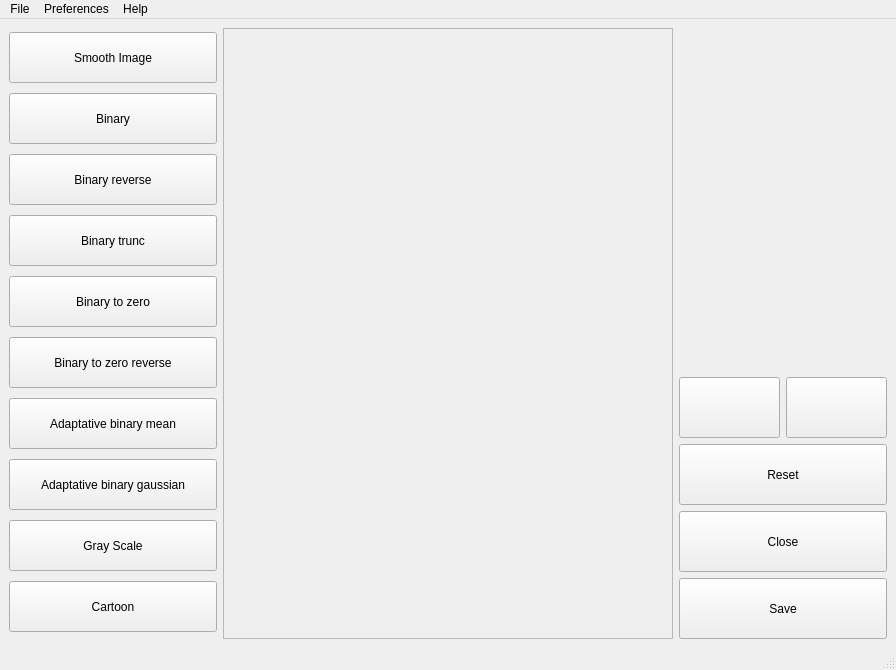
<?xml version="1.0" encoding="UTF-8"?>
<ui version="4.0">
 <class>Main</class>
 <widget class="QMainWindow" name="Main">
  <property name="geometry">
   <rect>
    <x>0</x>
    <y>0</y>
    <width>896</width>
    <height>670</height>
   </rect>
  </property>
  <property name="windowTitle">
   <string>Main</string>
  </property>
  <widget class="QWidget" name="centralwidget">
   <layout class="QHBoxLayout" name="horizontalLayout_3">
    <item>
     <layout class="QHBoxLayout" name="horizontalLayout">
      <item>
       <layout class="QVBoxLayout" name="verticalLayout_2">
        <item>
         <widget class="QPushButton" name="pushButton_5">
          <property name="minimumSize">
           <size>
            <width>0</width>
            <height>51</height>
           </size>
          </property>
          <property name="text">
           <string>Smooth Image</string>
          </property>
         </widget>
        </item>
        <item>
         <widget class="QPushButton" name="pushButton_9">
          <property name="minimumSize">
           <size>
            <width>0</width>
            <height>51</height>
           </size>
          </property>
          <property name="text">
           <string>Binary</string>
          </property>
         </widget>
        </item>
        <item>
         <widget class="QPushButton" name="pushButton_11">
          <property name="minimumSize">
           <size>
            <width>0</width>
            <height>51</height>
           </size>
          </property>
          <property name="text">
           <string>Binary reverse</string>
          </property>
         </widget>
        </item>
        <item>
         <widget class="QPushButton" name="pushButton_12">
          <property name="minimumSize">
           <size>
            <width>0</width>
            <height>51</height>
           </size>
          </property>
          <property name="text">
           <string>Binary trunc</string>
          </property>
         </widget>
        </item>
        <item>
         <widget class="QPushButton" name="pushButton_10">
          <property name="minimumSize">
           <size>
            <width>0</width>
            <height>51</height>
           </size>
          </property>
          <property name="text">
           <string>Binary to zero</string>
          </property>
         </widget>
        </item>
        <item>
         <widget class="QPushButton" name="pushButton_8">
          <property name="minimumSize">
           <size>
            <width>0</width>
            <height>51</height>
           </size>
          </property>
          <property name="text">
           <string>Binary to zero reverse</string>
          </property>
         </widget>
        </item>
        <item>
         <widget class="QPushButton" name="pushButton_7">
          <property name="minimumSize">
           <size>
            <width>0</width>
            <height>51</height>
           </size>
          </property>
          <property name="text">
           <string>Adaptative binary mean</string>
          </property>
         </widget>
        </item>
        <item>
         <widget class="QPushButton" name="pushButton_6">
          <property name="minimumSize">
           <size>
            <width>0</width>
            <height>51</height>
           </size>
          </property>
          <property name="text">
           <string>Adaptative binary gaussian</string>
          </property>
         </widget>
        </item>
        <item>
         <widget class="QPushButton" name="pushButton_4">
          <property name="minimumSize">
           <size>
            <width>0</width>
            <height>51</height>
           </size>
          </property>
          <property name="text">
           <string>Gray Scale</string>
          </property>
         </widget>
        </item>
        <item>
         <widget class="QPushButton" name="pushButton">
          <property name="minimumSize">
           <size>
            <width>0</width>
            <height>51</height>
           </size>
          </property>
          <property name="text">
           <string>Cartoon</string>
          </property>
         </widget>
        </item>
       </layout>
      </item>
      <item>
       <widget class="QFrame" name="frame">
        <property name="minimumSize">
         <size>
          <width>450</width>
          <height>0</height>
         </size>
        </property>
        <property name="frameShape">
         <enum>QFrame::StyledPanel</enum>
        </property>
        <property name="frameShadow">
         <enum>QFrame::Raised</enum>
        </property>
       </widget>
      </item>
      <item>
       <layout class="QVBoxLayout" name="verticalLayout_3">
        <item>
         <spacer name="verticalSpacer">
          <property name="orientation">
           <enum>Qt::Vertical</enum>
          </property>
          <property name="sizeHint" stdset="0">
           <size>
            <width>20</width>
            <height>40</height>
           </size>
          </property>
         </spacer>
        </item>
        <item>
         <layout class="QHBoxLayout" name="horizontalLayout_2">
          <property name="sizeConstraint">
           <enum>QLayout::SetMinimumSize</enum>
          </property>
          <item>
           <widget class="QPushButton" name="rotateanti">
            <property name="minimumSize">
             <size>
              <width>0</width>
              <height>61</height>
             </size>
            </property>
            <property name="text">
             <string/>
            </property>
            <property name="icon">
             <iconset>
              <normaloff>icons/039rotate_99984.png</normaloff>icons/039rotate_99984.png</iconset>
            </property>
           </widget>
          </item>
          <item>
           <widget class="QPushButton" name="rotatehorario">
            <property name="minimumSize">
             <size>
              <width>0</width>
              <height>61</height>
             </size>
            </property>
            <property name="text">
             <string/>
            </property>
            <property name="icon">
             <iconset>
              <normaloff>icons/038rotate1_99878.png</normaloff>icons/038rotate1_99878.png</iconset>
            </property>
           </widget>
          </item>
         </layout>
        </item>
        <item>
         <widget class="QPushButton" name="reset_button">
          <property name="minimumSize">
           <size>
            <width>0</width>
            <height>61</height>
           </size>
          </property>
          <property name="text">
           <string>Reset</string>
          </property>
         </widget>
        </item>
        <item>
         <widget class="QPushButton" name="close_image">
          <property name="minimumSize">
           <size>
            <width>0</width>
            <height>61</height>
           </size>
          </property>
          <property name="text">
           <string>Close</string>
          </property>
         </widget>
        </item>
        <item>
         <widget class="QPushButton" name="savebutton">
          <property name="minimumSize">
           <size>
            <width>0</width>
            <height>61</height>
           </size>
          </property>
          <property name="text">
           <string>Save</string>
          </property>
         </widget>
        </item>
       </layout>
      </item>
     </layout>
    </item>
   </layout>
  </widget>
  <widget class="QMenuBar" name="menubar">
   <property name="geometry">
    <rect>
     <x>0</x>
     <y>0</y>
     <width>896</width>
     <height>22</height>
    </rect>
   </property>
   <widget class="QMenu" name="menuFile">
    <property name="title">
     <string>File</string>
    </property>
    <addaction name="actionOpen"/>
    <addaction name="separator"/>
    <addaction name="actionSave"/>
    <addaction name="actionSave_as"/>
    <addaction name="actionSave_copy"/>
    <addaction name="separator"/>
    <addaction name="actionPrint"/>
    <addaction name="separator"/>
    <addaction name="actionReset_Image"/>
    <addaction name="actionClose_Image"/>
    <addaction name="actionExit"/>
   </widget>
   <widget class="QMenu" name="menuPreferences">
    <property name="title">
     <string>Preferences</string>
    </property>
    <addaction name="actionLanguage"/>
    <addaction name="actionEditor"/>
   </widget>
   <widget class="QMenu" name="menuHelp">
    <property name="title">
     <string>Help</string>
    </property>
    <addaction name="actionHelp"/>
    <addaction name="actionDocumentation"/>
    <addaction name="actionOn"/>
    <addaction name="actionContributer"/>
   </widget>
   <addaction name="menuFile"/>
   <addaction name="menuPreferences"/>
   <addaction name="menuHelp"/>
  </widget>
  <widget class="QStatusBar" name="statusbar"/>
  <action name="actionExit">
   <property name="icon">
    <iconset>
     <normaloff>icons/close_111152.png</normaloff>icons/close_111152.png</iconset>
   </property>
   <property name="text">
    <string>Exit</string>
   </property>
   <property name="shortcut">
    <string>Ctrl+Q</string>
   </property>
  </action>
  <action name="actionOpen">
   <property name="icon">
    <iconset>
     <normaloff>icons/openfolderwithfile_122800.png</normaloff>icons/openfolderwithfile_122800.png</iconset>
   </property>
   <property name="text">
    <string>Open</string>
   </property>
   <property name="shortcut">
    <string>Ctrl+O</string>
   </property>
  </action>
  <action name="actionSave">
   <property name="icon">
    <iconset>
     <normaloff>icons/savetheapplication_guardar_2958.png</normaloff>icons/savetheapplication_guardar_2958.png</iconset>
   </property>
   <property name="text">
    <string>Save</string>
   </property>
   <property name="shortcut">
    <string>Ctrl+S</string>
   </property>
  </action>
  <action name="actionSave_as">
   <property name="icon">
    <iconset>
     <normaloff>icons/save_3621.png</normaloff>icons/save_3621.png</iconset>
   </property>
   <property name="text">
    <string>Save as</string>
   </property>
   <property name="shortcut">
    <string>Ctrl+Shift+S</string>
   </property>
  </action>
  <action name="actionClose_Image">
   <property name="icon">
    <iconset>
     <normaloff>icons/close_111152.png</normaloff>icons/close_111152.png</iconset>
   </property>
   <property name="text">
    <string>Close Image</string>
   </property>
   <property name="shortcut">
    <string>Ctrl+W</string>
   </property>
  </action>
  <action name="actionReset_Image">
   <property name="icon">
    <iconset>
     <normaloff>icons/reset_undo_arrow_icon_149006.png</normaloff>icons/reset_undo_arrow_icon_149006.png</iconset>
   </property>
   <property name="text">
    <string>Reset Image</string>
   </property>
  </action>
  <action name="actionSave_copy">
   <property name="icon">
    <iconset>
     <normaloff>icons/copy_icon-icons.com_64492.png</normaloff>icons/copy_icon-icons.com_64492.png</iconset>
   </property>
   <property name="text">
    <string>Save copy</string>
   </property>
  </action>
  <action name="actionLanguage">
   <property name="icon">
    <iconset>
     <normaloff>icons/language_icon_144262.png</normaloff>icons/language_icon_144262.png</iconset>
   </property>
   <property name="text">
    <string>Language</string>
   </property>
  </action>
  <action name="actionEditor">
   <property name="icon">
    <iconset>
     <normaloff>icons/font-selection-editor_icon-icons.com_73557.png</normaloff>icons/font-selection-editor_icon-icons.com_73557.png</iconset>
   </property>
   <property name="text">
    <string>Editor</string>
   </property>
  </action>
  <action name="actionOn">
   <property name="icon">
    <iconset>
     <normaloff>icons/4213426-about-description-help-info-information-notification_115427.png</normaloff>icons/4213426-about-description-help-info-information-notification_115427.png</iconset>
   </property>
   <property name="text">
    <string>On</string>
   </property>
  </action>
  <action name="actionContributer">
   <property name="icon">
    <iconset>
     <normaloff>icons/adb-contribute_icon-icons.com_50971.png</normaloff>icons/adb-contribute_icon-icons.com_50971.png</iconset>
   </property>
   <property name="text">
    <string>Contribute</string>
   </property>
  </action>
  <action name="actionHelp">
   <property name="icon">
    <iconset>
     <normaloff>icons/Help_icon-icons.com_55891.png</normaloff>icons/Help_icon-icons.com_55891.png</iconset>
   </property>
   <property name="text">
    <string>Help</string>
   </property>
   <property name="shortcut">
    <string>F1</string>
   </property>
  </action>
  <action name="actionDocumentation">
   <property name="icon">
    <iconset>
     <normaloff>icons/writing-on-an-open-book_icon-icons.com_70325.png</normaloff>icons/writing-on-an-open-book_icon-icons.com_70325.png</iconset>
   </property>
   <property name="text">
    <string>Documentation</string>
   </property>
  </action>
  <action name="actionPrint">
   <property name="icon">
    <iconset>
     <normaloff>icons/Print_icon-icons.com_55835.png</normaloff>icons/Print_icon-icons.com_55835.png</iconset>
   </property>
   <property name="text">
    <string>Print</string>
   </property>
   <property name="shortcut">
    <string>Ctrl+P</string>
   </property>
  </action>
 </widget>
 <resources/>
 <connections/>
</ui>
